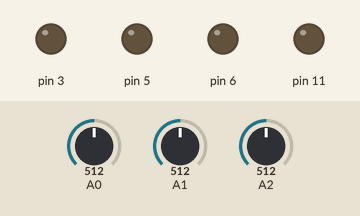
Recording of a sketch running on a simulated Arduino Uno, built with avr-gcc and run on an emulated ATmega328P. Shown: output pins drawn as LEDs (lit = HIGH). The inputs (shaded band) are chosen by the test bench; at power-on: A0 = 512, A1 = 512, A2 = 512. What the sketch prints to the serial monitor is not drawn.

Above: at 0.1 s.
At 9.1 s:
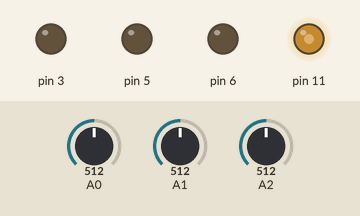
Timing chart, 0 to 10.6 s (numbered marks = the images above):
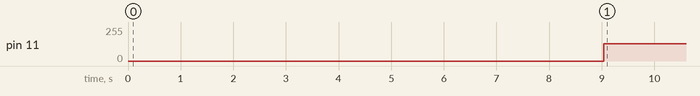

Measured:
- by itself, pin 11: 0/255 → 128/255 at 9.0 s

The sketch:

accurate_sm.ino
```cpp
const int    SAMPLE_NUMBER      = 100;
void setup()
{
  Serial.begin(9600);
}
void loop()
{
  readThermistor();
  Serial.print("   ");
  delay(1000);
  readThermistor1();
  Serial.print("   ");
  delay(1000);
  readThermistor2();
  Serial.println("   ");
  delay(1000);
  f1();
}

double readThermistor()
{
  // variables that live in this function
  double adcAverage  = 0;            // Holds the average voltage measurement
  int    adcSamples[SAMPLE_NUMBER];  // Array to hold each voltage measurement
  double v;
  for (int i = 0; i < SAMPLE_NUMBER; i++)
  {
    adcSamples[i] = analogRead(A0);  // read from pin and store
    delay(10);        // wait 10 milliseconds
  }

  for (int i = 0; i < SAMPLE_NUMBER; i++)
  {
    adcAverage += adcSamples[i];      // add all samples up . . .
  }
  adcAverage /= SAMPLE_NUMBER;        // . . . average it w/ divide
  Serial.print("A1 is = ");
  Serial.print(adcAverage);
  v = (adcAverage/1024)*5;
  Serial.print("    ");
  Serial.print("v @ ckt = ");
  Serial.print(v);
  delay(1000);
}
double readThermistor1()
{
  // variables that live in this function
  double adcAverage  = 0;            // Holds the average voltage measurement
  int    adcSamples[SAMPLE_NUMBER];  // Array to hold each voltage measurement
  double v;
  for (int i = 0; i < SAMPLE_NUMBER; i++)
  {
    adcSamples[i] = analogRead(A1);  // read from pin and store
    delay(10);        // wait 10 milliseconds
  }

  for (int i = 0; i < SAMPLE_NUMBER; i++)
  {
    adcAverage += adcSamples[i];      // add all samples up . . .
  }
  adcAverage /= SAMPLE_NUMBER;        // . . . average it w/ divide
  Serial.print("A2 is = ");
  Serial.print(adcAverage);
  v = (adcAverage/1024)*5;
  Serial.print("    ");
  Serial.print("v @ resistive is = ");
  Serial.print(v);
  delay(1000);


}
double readThermistor2()
{
  // variables that live in this function
  double adcAverage  = 0;            // Holds the average voltage measurement
  int    adcSamples[SAMPLE_NUMBER];  // Array to hold each voltage measurement
  double v;
  for (int i = 0; i < SAMPLE_NUMBER; i++)
  {
    adcSamples[i] = analogRead(A2);  // read from pin and store
    delay(10);        // wait 10 milliseconds
  }

  for (int i = 0; i < SAMPLE_NUMBER; i++)
  {
    adcAverage += adcSamples[i];      // add all samples up . . .
  }
  adcAverage /= SAMPLE_NUMBER;        // . . . average it w/ divide
  Serial.print("A3 is = ");
  Serial.print(adcAverage);
  v = (adcAverage/1024)*5;
  Serial.print("    ");
  Serial.print("v @ w/o ckt = ");
  Serial.print(v);
  delay(1000);


}
void f1()
{
  pinMode(5, OUTPUT);
  pinMode(6,OUTPUT);
  pinMode(3, OUTPUT);
  pinMode(11,OUTPUT);

  TCCR2A=0;                     //reset the register
  TCCR2B=0;                     //reset the register
  TCCR2A=0b01010011;            // fast pwm mode
  TCCR2B=0b00001001;            // no prescaler and WGM02 is 1
  OCR2A=15;                     //control value
}
```
